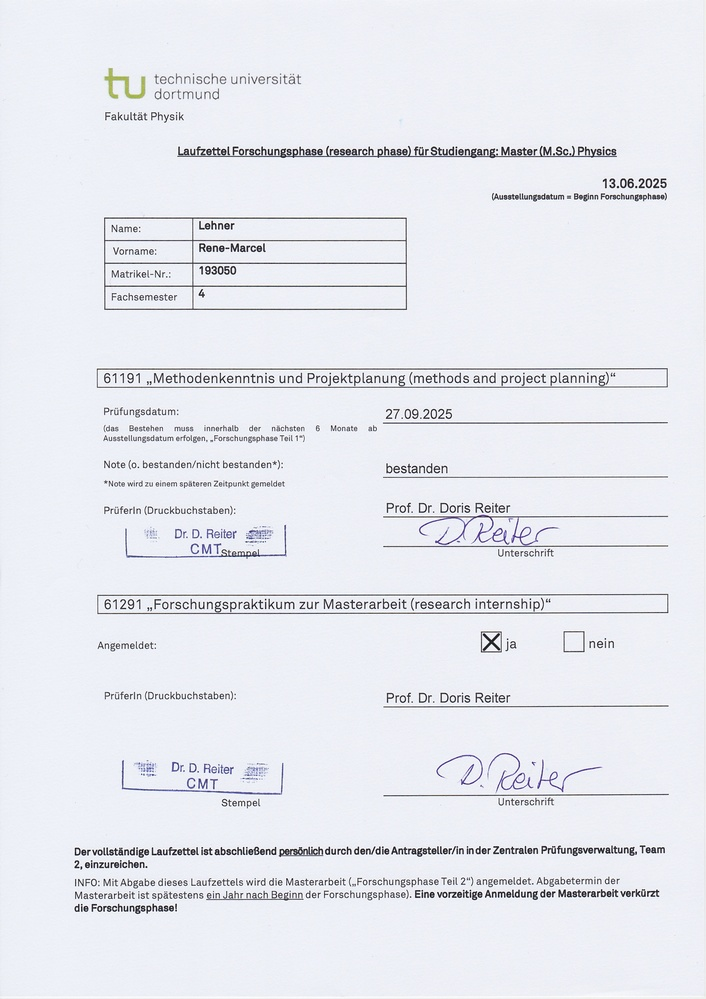
#> input picture apps/web/data/library/notes/images/a04c027a571c758a0c815463749cdc436fa45236b1de251653afa3682bcd6708.jpg, 706 x 999 px, shrunk from 2480 x 3507 before the run; its folder holds only this picture in this run
$ python -i cropImages.py   (imports and definitions only)
#> lines starting #> are read from the running program, lines starting #| are printed output that depends on the picture
# This script crops transparent borders from PNG images in the current directory.
# WARNING: This will overwrite the original images.
# WARNING: If padding is smaller than 0, the final cropped image will be smaller than the original image.

from PIL import Image
import os

def crop_transparent_borders(image_path, padding=-5, alpha_threshold=10):
    """
    Crop the image by removing transparent borders (with alpha thresholding)
    and apply extra padding.

    Parameters:
        image_path (str): The path to the image.
        padding (int): Positive expands the crop region, negative shrinks it.
        alpha_threshold (int): Alpha values below this are treated as transparent.
    """
#> called with padding = -5, alpha_threshold = 10
    img = Image.open(image_path)
#> img is the input picture: PIL image 706x999 RGB; mean R, G, B 231.2, 233, 239.5

    # Ensure image is in RGBA mode
    if img.mode != "RGBA":
        img = img.convert("RGBA")
#> img: PIL image 706x999 RGBA

    # Extract the alpha channel and apply thresholding:
    # Pixels with alpha values below alpha_threshold become 0 (transparent), others stay unchanged.
    alpha = img.split()[-1]
#> alpha: PIL image 706x999 L; every value is 255
    # Using point transformation to apply the threshold to the alpha channel.
    alpha = alpha.point(lambda a: a if a >= alpha_threshold else 0)

    # Get the bounding box from the thresholded alpha channel
    bbox = alpha.getbbox()
#> bbox = (0, 0, 706, 999)

    if bbox:
        left, upper, right, lower = bbox
#> left = 0; upper = 0; right = 706; lower = 999

        # Apply padding: positive expands, negative shrinks.
        new_left   = max(left - padding, 0)
#> new_left = 5
        new_upper  = max(upper - padding, 0)
#> new_upper = 5
        new_right  = min(right + padding, img.width)
#> new_right = 701
        new_lower  = min(lower + padding, img.height)
#> new_lower = 994

        # Validation: ensure the bounding box remains valid.
        if new_right <= new_left or new_lower <= new_upper:
            print(f"Warning: Negative padding is too large for {image_path}. Skipping crop.")
            return

        cropped = img.crop((new_left, new_upper, new_right, new_lower))
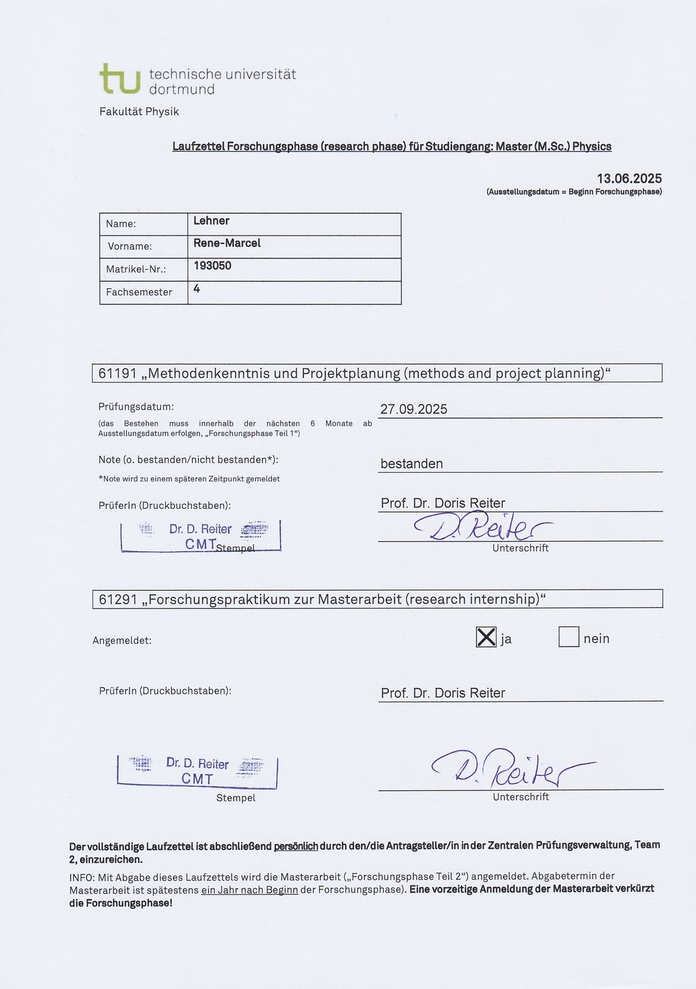
#> cropped: PIL image 696x989 RGBA; mean R, G, B, A 231, 232.9, 239.3, 255
        cropped.save(image_path)
        print(f"Cropped and saved: {image_path}")
    else:
        print(f"Skipped (fully transparent): {image_path}")

def main():
    # Get current folder (non-recursive)
    folder_path = os.getcwd()
    # Set the desired padding (negative value to shrink the area)
    padding = 0
    # Set your alpha threshold (tweak this value as needed)
    alpha_threshold = 10

    for filename in os.listdir(folder_path):
        if filename.lower().endswith(".png"):
            full_path = os.path.join(folder_path, filename)
            try:
                crop_transparent_borders(full_path, padding=padding, alpha_threshold=alpha_threshold)
            except Exception as e:
                print(f"Failed to process {filename}: {e}")

# [2 lines not run here, left out]

>>> result = crop_transparent_borders('../../../../apps/web/data/library/notes/images/a04c027a571c758a0c815463749cdc436fa45236b1de251653afa3682bcd6708.jpg')
